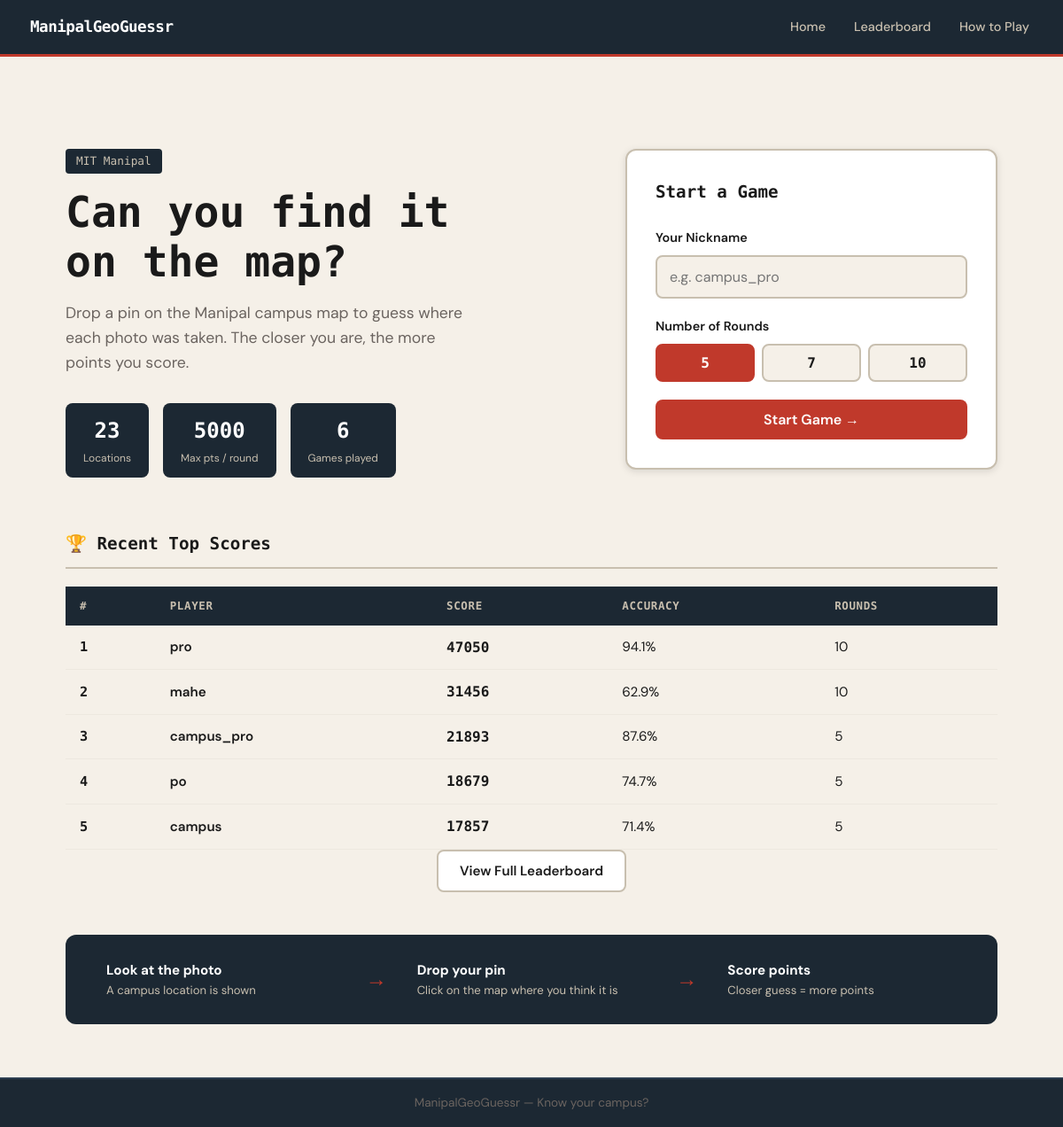
The page / on the database its author committed.
### game/models.py (models this page shows, shortened)
class GameSession(models.Model):
    nickname = models.CharField(max_length=50)
    total_score = models.IntegerField(default=0)
    rounds_played = models.IntegerField(default=0)
    total_rounds = models.IntegerField(default=5)
    is_complete = models.BooleanField(default=False)
    created_at = models.DateTimeField(auto_now_add=True)
    class Meta:
        ordering = ['-created_at']
    def get_accuracy(self):
        max_possible = self.total_rounds * 5000
        if max_possible == 0:
            return 0
        return round((self.total_score / max_possible) * 100, 1)

### game/views.py (the view)
# urls.py: path('', views.home, name='home'),
def home(request):
    top_scores = GameSession.objects.filter(is_complete=True).order_by('-total_score')[:5]
    total_locations = Location.objects.filter(is_active=True).count()
    total_games = GameSession.objects.filter(is_complete=True).count()
    context = {
        'top_scores': top_scores,
        'total_locations': total_locations,
        'total_games': total_games,
    }
    return render(request, 'game/home.html', context)

### templates/game/home.html (shortened to what this page needs)
{% extends 'base.html' %}
{% load static %}
{% block content %}
<div class="home-wrap">
    <div class="hero">
        <div class="hero-text">
            <div class="hero-badge">MIT Manipal</div>
            <h1 class="hero-title">Can you find it<br>on the map?</h1>
            <p class="hero-sub">Drop a pin on the Manipal campus map to guess where each photo was taken. The closer you are, the more points you score.</p>
            <div class="stats-row">
                <div class="stat-chip">
                    <span class="stat-num">{{ total_locations }}</span>
                    <span class="stat-label">Locations</span>
                </div>
                <div class="stat-chip">
                    <span class="stat-num">5000</span>
                    <span class="stat-label">Max pts / round</span>
                </div>
                <div class="stat-chip">
                    <span class="stat-num">{{ total_games }}</span>
                    <span class="stat-label">Games played</span>
                </div>
            </div>
        </div>
        <div class="start-card">
            <h2 class="card-title">Start a Game</h2>
            <form method="post" action="{% url 'start_game' %}">
                <div class="form-group">
                    <label for="nickname">Your Nickname</label>
                    <input type="text" id="nickname" name="nickname" placeholder="e.g. campus_pro" maxlength="30" required autocomplete="off">
                </div>
                <div class="form-group">
                    <label for="num_rounds">Number of Rounds</label>
                    <div class="rounds-selector">
                        <button type="button" class="rounds-btn active" data-val="5">5</button>
                        <button type="button" class="rounds-btn" data-val="7">7</button>
                        <button type="button" class="rounds-btn" data-val="10">10</button>
                    </div>
                </div>
                <button type="submit" class="btn-primary btn-full">
                    Start Game →
                </button>
            </form>
        </div>
    </div>
    {% if top_scores %}
    <div class="section">
        <h2 class="section-title">🏆 Recent Top Scores</h2>
        <div class="score-table-wrap">
            <table class="score-table">
                <thead>
                    <tr>
                        <th>#</th>
                        <th>Player</th>
                        <th>Score</th>
                        <th>Accuracy</th>
                        <th>Rounds</th>
                    </tr>
                </thead>
                <tbody>
                    {% for gs in top_scores %}
                    <tr>
                        <td class="rank-cell">{{ forloop.counter }}</td>
                        <td class="name-cell">{{ gs.nickname }}</td>
                        <td class="score-cell">{{ gs.total_score }}</td>
                        <td>{{ gs.get_accuracy }}%</td>
                        <td>{{ gs.total_rounds }}</td>
                    </tr>
                    {% endfor %}
                </tbody>
            </table>
        </div>
        <div class="center-link">
            <a href="{% url 'leaderboard' %}" class="btn-secondary">View Full Leaderboard</a>
        </div>
    </div>
    {% endif %}
    <div class="how-strip">
        <div class="how-item">
            <div class="how-text">
                <strong>Look at the photo</strong>
                <span>A campus location is shown</span>
            </div>
        </div>
        <div class="how-arrow">→</div>
        <div class="how-item">
            <div class="how-text">
                <strong>Drop your pin</strong>
                <span>Click on the map where you think it is</span>
            </div>
        </div>
        <div class="how-arrow">→</div>
        <div class="how-item">
            <div class="how-text">
                <strong>Score points</strong>
                <span>Closer guess = more points</span>
            </div>
        </div>
    </div>
</div>
{% endblock %}

### rows shown on the page
GameSession: nickname "pro", total_score "47050", get_accuracy "94.1", total_rounds "10"
GameSession: nickname "mahe", total_score "31456", get_accuracy "62.9", total_rounds "10"
GameSession: nickname "campus_pro", total_score "21893", get_accuracy "87.6", total_rounds "5"
GameSession: nickname "po", total_score "18679", get_accuracy "74.7", total_rounds "5"
GameSession: nickname "campus", total_score "17857", get_accuracy "71.4", total_rounds "5"

### other values the page prints
{{ total_locations }} "23"
{{ total_games }} "6"
